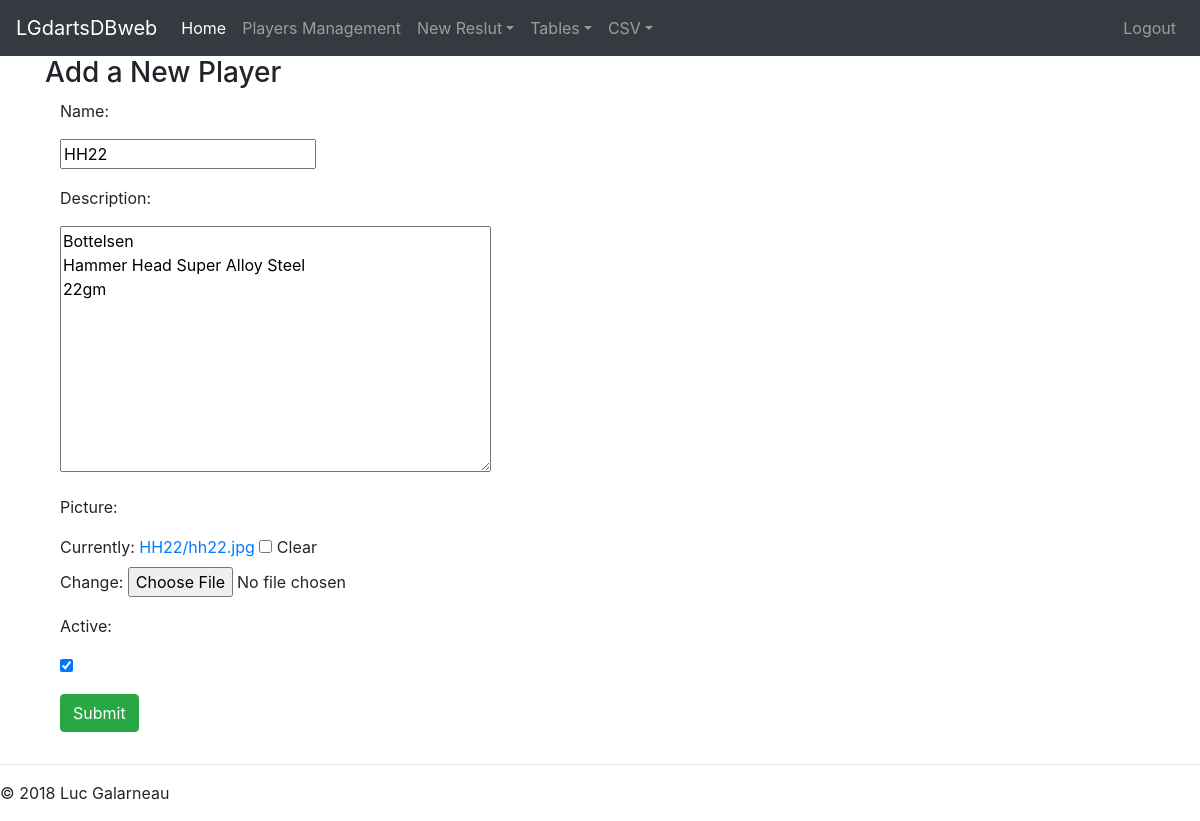
/PlayersManagement/player/HH22/change/ (signed in), run on the app's committed database.
### PlayersManagement/models.py (models this page shows, shortened)
class Player(models.Model):
    name        = models.CharField(max_length=10, unique=True)
    description = models.TextField(blank=True)
    picture     = models.ImageField( upload_to = upload_location,
                              null=True,
                              blank=True)
    timestamp   = models.DateTimeField(auto_now_add=True, auto_now=False)
    updated     = models.DateTimeField(auto_now_add=False, auto_now=True)
    active      = models.BooleanField(default=True)

### PlayersManagement/views.py (the view)
# urls.py: path('player/<name>/change/',login_required(views.PlayerUpdate.as_view()), name = "UpdatePlayer"),
class PlayerUpdate(UpdateView):
    model = Player
    fields = ['name', 'description', 'picture', 'active']
    def get_object(self):
        object = get_object_or_404(Player, name=self.kwargs['name'])
        return object

### PlayersManagement/templates/PlayersManagement/player_form.html (shortened to what this page needs)
{% extends 'base.html' %}
{% block content %}
        <div class="row">
        <div class="col-sm-12 col-md-7">
            <div class="panel panel-default">
                <div class="panel-body">
                    <h3>Add a New Player</h3>
                    <form class="form-horizontal" role="form" action="" method="post" enctype="multipart/form-data">
                        {% include 'PlayersManagement/form_template.html' %}
                        <div class="form-group">
                            <div class="col-sm-offset-2 col-sm-10">
                                <button type="submit" class="btn btn-success">Submit</button>
                            </div>
                        </div>
                    </form>
                </div>
            </div>
        </div>
    </div>
{% endblock %}

### PlayersManagement/templates/PlayersManagement/form_template.html (shortened to what this page needs)
{% for field in form %}
    <div class="form-group">
        <div class="col-sm-offset-2 col-sm-10">
        </div>
        <label class="control-label col-sm-2" for="song_title">{{ field.label_tag }}</label>
        <div class="col-sm-10">{{ field }}</div>
    </div>
{% endfor %}

### data on the page
Player: form "HH22" "Bottelsen Hammer Head Super Alloy Steel 22gm" "☑"

### other printed values
{{ field.label_tag }} "Name:" "Description:" "Picture:" "Active:"
